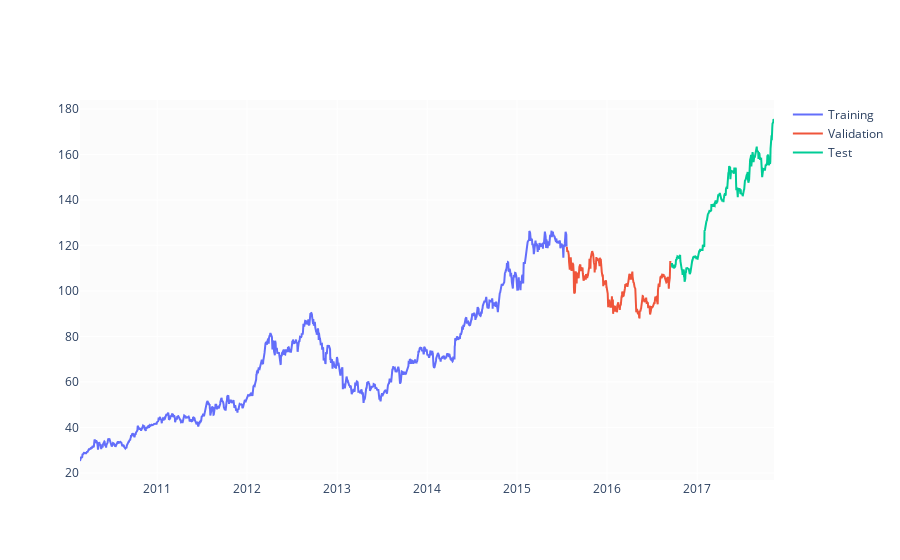

Here is the notebook cell this chart was saved with:
### Markdown cell above
Here I split stock data frame into three subsets: training ($70\%$), validation ($15\%$) and test ($15\%$) sets. I calculated split indices and create three separate frames (train_df, valid_df, test_df). All three frames have been ploted in the chart below.

### Code cell
test_size = 0.15
valid_size = 0.15

test_split_idx = int(df.shape[0] * (1 - test_size))
valid_split_idx = int(df.shape[0] * (1 - (valid_size + test_size)))

train_df = df.loc[:valid_split_idx].copy()
valid_df = df.loc[valid_split_idx + 1:test_split_idx].copy()
test_df = df.loc[test_split_idx + 1:].copy()

fig = go.Figure()
fig.add_trace(go.Scatter(x=train_df.Date, y=train_df.Close, name='Training'))
fig.add_trace(go.Scatter(x=valid_df.Date, y=valid_df.Close, name='Validation'))
fig.add_trace(go.Scatter(x=test_df.Date, y=test_df.Close, name='Test'))
fig.show()

### Figure 1 — Plotly figure (JSON) as saved in the notebook; plotly's stock layout.template omitted (floating-point values rounded to 4 significant figures; data arrays with more than 128 entries replaced by an {"elided": "..."} marker saying what was removed)
{"data": [{"name": "Training", "x": {"elided": "1363 str values"}, "y": {"elided": "1363 float values"}, "type": "scatter"}, {"name": "Validation", "x": {"elided": "292 str values"}, "y": {"elided": "292 float values"}, "type": "scatter"}, {"name": "Test", "x": {"elided": "291 str values"}, "y": {"elided": "291 float values"}, "type": "scatter"}], "layout": {}}
